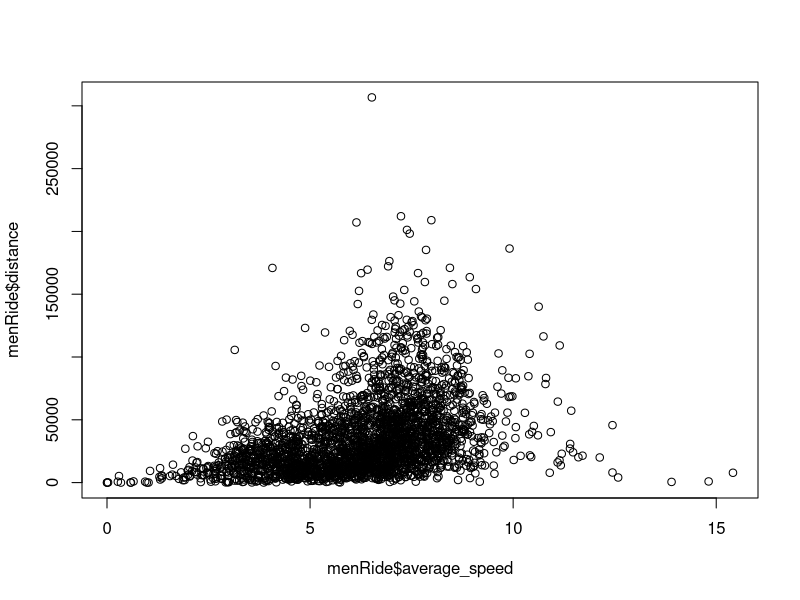
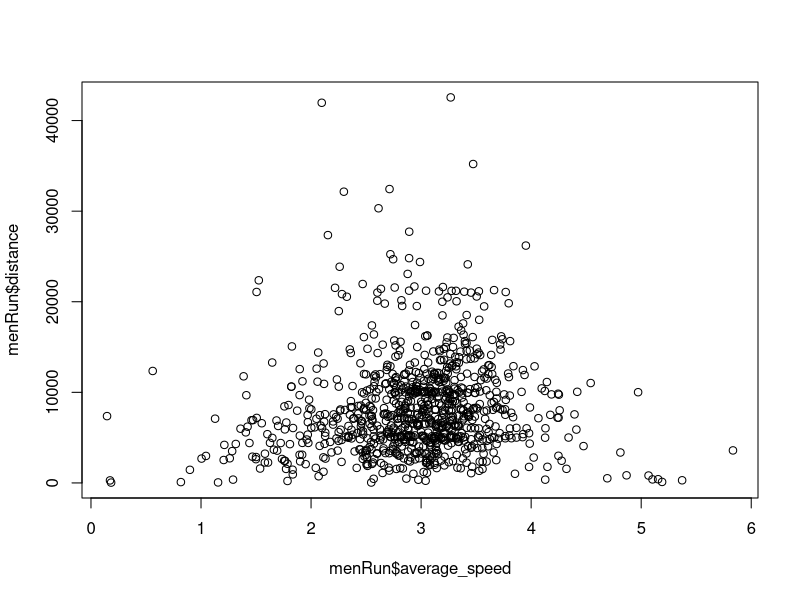
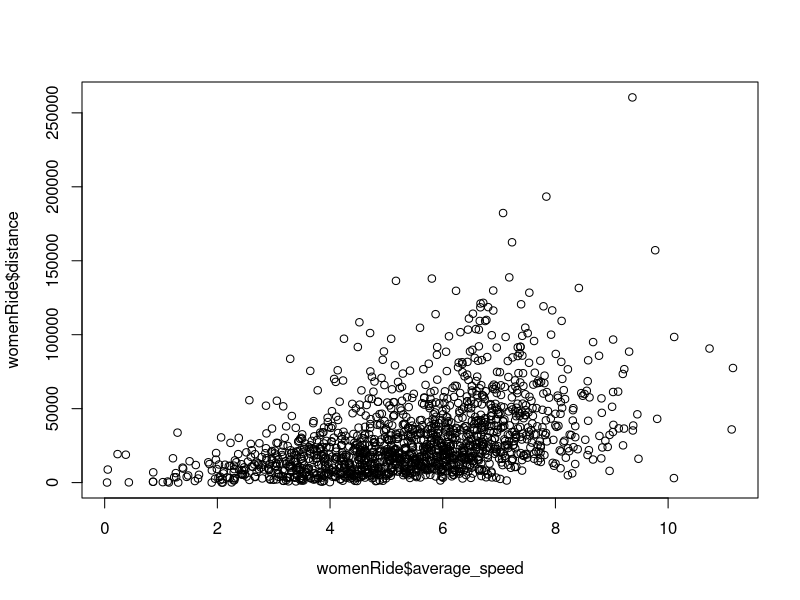
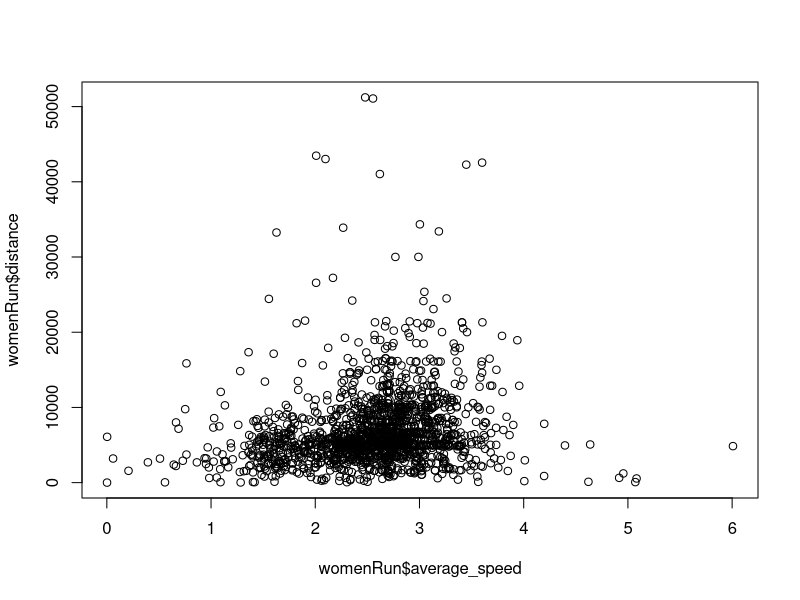
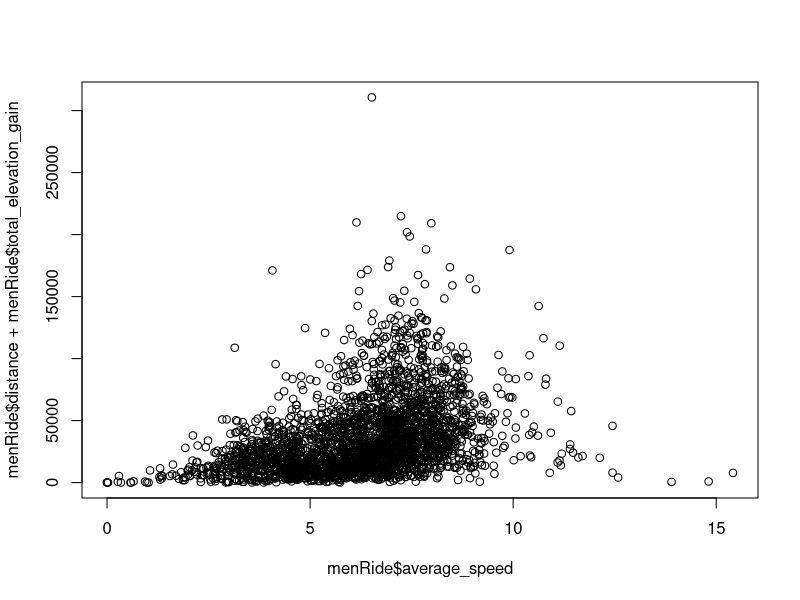
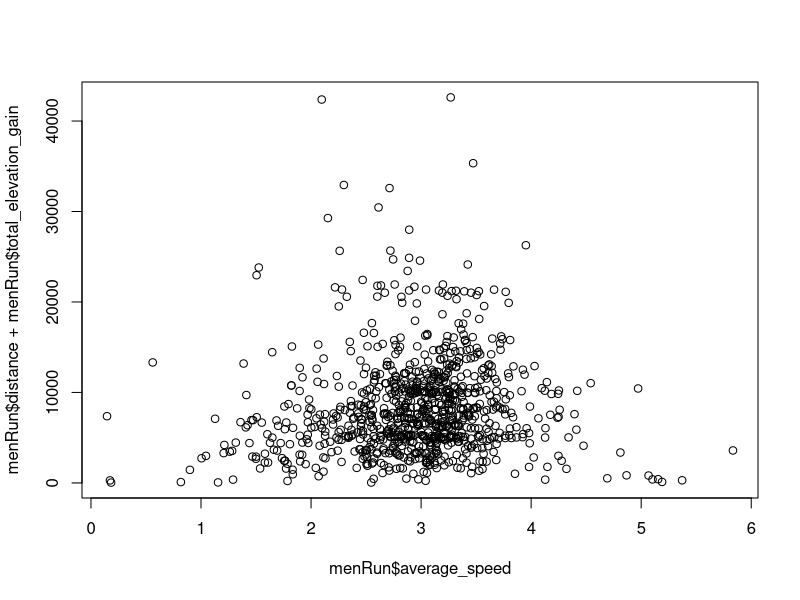
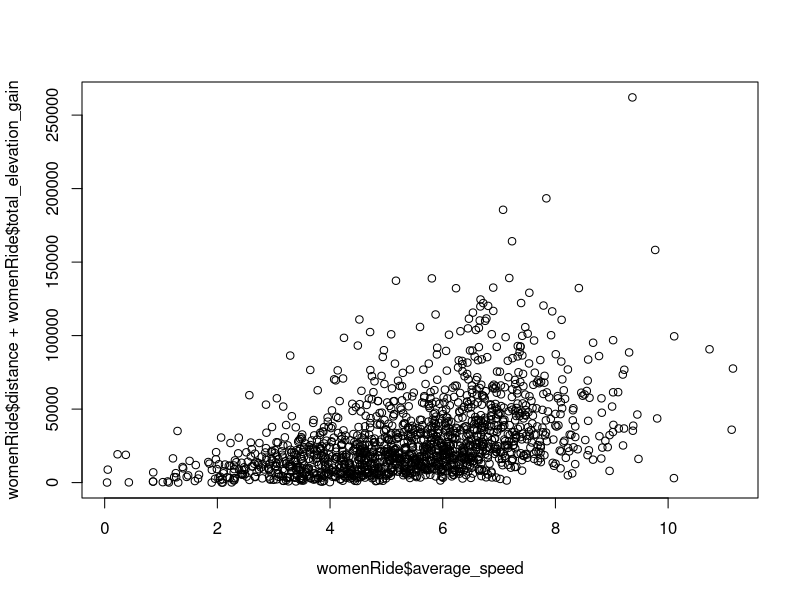
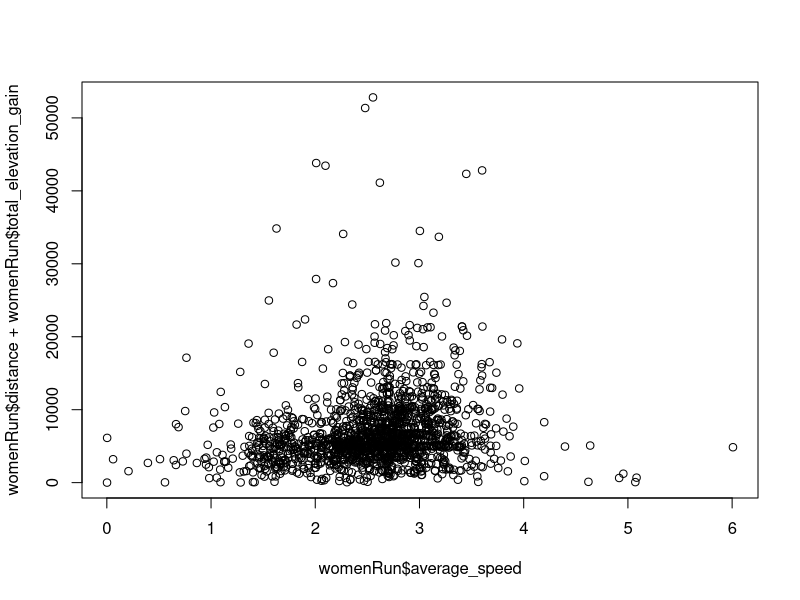

These charts were generated, in order, by the following R code:
# Assignment 3 Mini Data Science Project
# Exploratory data analysis file (For question one and question 2)

library(dplyr)
setwd("~/Desktop/INFO370")
cleanStravaData <- read.csv("ALKAN_HOLLE_INFO370_a3_cleanData_q1.csv")

# Problem 1: Do men tend to exercise more intensely (taking into account both distance and speed) than women?

# Select only the types of exercise that is done by both males and femaels -------> Check and make sure each category has more than X entires? 
cleanStravaData <- filter(cleanStravaData, type %in% c('AlpineSki', 'BackcountrySki', 'Crossfit', 'Hike', 'Kayaking', 'NordicSki', 
                                                       'Ride', 'Run', 'Snowboarding', 'Swim', 'VirtualRide', 'Walk', 'Workout'))
#View(cleanStravaData)

#Create a dataset of only ride & run because of the lack of volume of data for other activities
rideAndRunStravaData <- cleanStravaData %>%
  filter(type %in% c('Run', 'Ride'))
#View(rideAndRunStravaData)

# Isolate different subsets for exploratory plotting

#Create mens riding dataframe
menRide <- rideAndRunStravaData %>%
  filter(type == 'Ride', athlete.sex == 'M') %>%
  select(average_speed, distance, total_elevation_gain)
#View(menRide)

#Create mens running dataframe
menRun <- rideAndRunStravaData %>%
  filter(type == 'Run', athlete.sex == 'M')%>%
  select(average_speed, distance, total_elevation_gain)
#View(menRun)

#Create womens riding dataframe
womenRide <- rideAndRunStravaData %>%
  filter(type == 'Ride', athlete.sex == 'F')%>%
  select(average_speed, distance, total_elevation_gain)
#View(womenRide)

#Create womens rnning dataframe
womenRun <- rideAndRunStravaData %>%
  filter(type == 'Run', athlete.sex == 'F')%>%
  select(average_speed, distance, total_elevation_gain)
#View(womenRun)

#Exploratory plots

# Plots with speed vs. distance
plot(menRide$average_speed, menRide$distance)
plot(menRun$average_speed, menRun$distance)
plot(womenRide$average_speed, womenRide$distance)
plot(womenRun$average_speed, womenRun$distance)

#Plots with speed vs. distance + elevation gain
plot(menRide$average_speed, menRide$distance + menRide$total_elevation_gain)
plot(menRun$average_speed, menRun$distance + menRun$total_elevation_gain)
plot(womenRide$average_speed, womenRide$distance + womenRide$total_elevation_gain)
plot(womenRun$average_speed, womenRun$distance + womenRun$total_elevation_gain)

#Plots with speed + elevation gain/distance vs distance
plot(menRide$average_speed + 10 * (menRide$total_elevation_gain/menRide$distance), menRide$distance)
plot(menRun$average_speed + 10 * (menRun$total_elevation_gain/menRun$distance), menRun$distance)
plot(womenRide$average_speed + 10 * (womenRide$total_elevation_gain/womenRide$distance), womenRide$distance)
plot(womenRun$average_speed + 10 * (womenRun$total_elevation_gain/womenRun$distance), womenRun$distance)


#Summarize and prepare for modelling based on findings

#Create incline variable
rideAndRunStravaData$incline <- rideAndRunStravaData$total_elevation_gain / rideAndRunStravaData$distance

#Summary with just running and riding
summaryStravaRandR <- group_by(rideAndRunStravaData, athlete.sex, type) %>%
  summarise(averageSpeed = mean(average_speed), averageDistance = mean(distance), averageElevationGain = mean(total_elevation_gain), averageIncline = mean(incline), score = (averageSpeed * (averageDistance + (averageElevationGain * 3))), n = n())
View(summaryStravaRandR)

write.csv(summaryStravaRandR, 'Alkan_Holle_a3_q1_summaryData.csv')
write.csv(rideAndRunStravaData, 'Alkan_Holle_a3_q1_rideAndRunDataToBeModeled.csv')

# Problem 2: An interesting question of your choosing that must use at least one of the following: kudos count, athlete country, 
# location country, and/or name.

summaryStrava <- group_by(cleanStravaData, athlete.sex, type) %>%
  summarise(averageSpeed = mean(average_speed), averageDistance = mean(distance), score = (averageSpeed * averageDistance), n = n())
View(summaryStrava)

# Question: 
  # What is the correlation between atheltes from different countries and how elevation gain effect the distance they travel when 
  # walking, biking, or running? 

